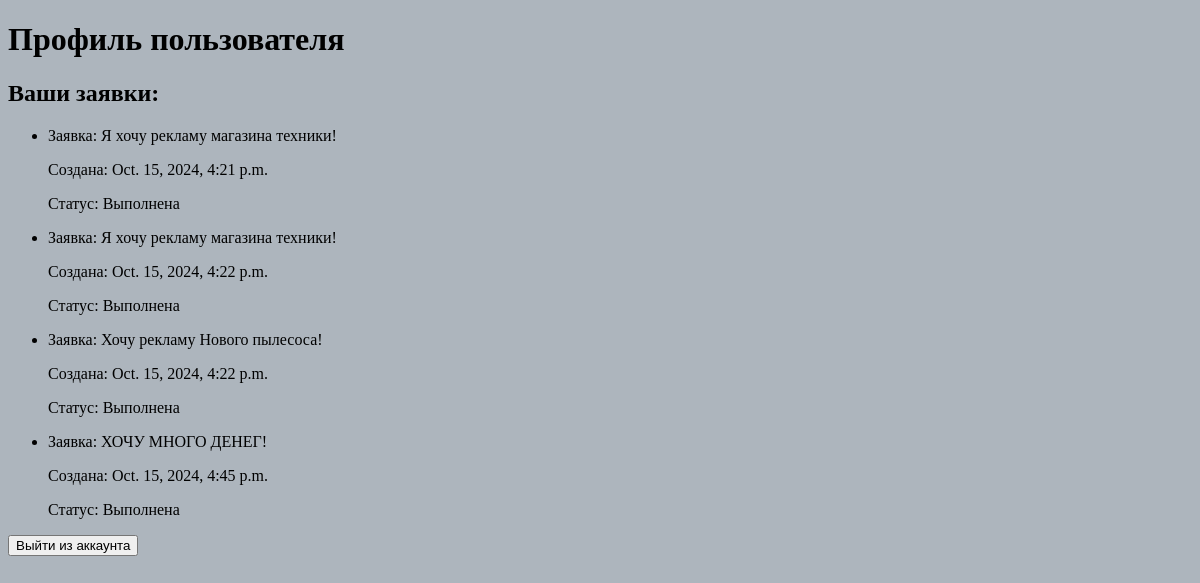
The app's page /profile/ (signed in) with its own data.
### main/models.py (models this page shows, shortened)
class AdvertisementRequest(models.Model):
    user = models.ForeignKey(User, on_delete=models.CASCADE)
    ad_content = models.TextField()  # Поле для хранения рекламного запроса от пользователя
    created_at = models.DateTimeField(auto_now_add=True)
    is_completed = models.BooleanField(default=False)

### main/views.py (the view)
# urls.py: path('profile/', views.profile_view, name='profile'),
def profile_view(request):
    ad_requests = AdvertisementRequest.objects.filter(user=request.user)
    messages.success(request, f'Добро пожаловать, {request.user.login}!')
    return render(request, 'profile.html', {'ad_requests': ad_requests})

### templates/profile.html (shortened to what this page needs)
{% extends 'base.html' %}
{% block body %}
<h1>Профиль пользователя {{ request.user.username }}</h1>
<h2>Ваши заявки:</h2>
<ul>
  {% for request in ad_requests %}
  <li>
    <p>Заявка: {{ request.ad_content }}</p>
    <p>Создана: {{ request.created_at }}</p>
    <p>Статус:
      {% if request.is_completed %}
        Выполнена
      {% else %}
        В ожидании
      {% endif %}
    </p>
  </li>
  {% empty %}
  <li>У вас нет заявок.</li>
  {% endfor %}
</ul>
<form method="POST" action="{% url 'logout' %}">
  <button type="submit">Выйти из аккаунта</button>
</form>
{% endblock %}

### templates/base.html (shortened to what this page needs)
<!DOCTYPE html>
<html lang="en">
<head>
    <link rel="stylesheet" href="https://cdnjs.cloudflare.com/ajax/libs/toastr.js/latest/toastr.min.css">
    {% load static %}
    <link rel="stylesheet" href="{% static 'css/message.css' %}">
</head>
<body>
    {% block body %}
    {% endblock %}
</body>
</html>

### static/css/message.css (style rules this page uses)
body { background-color: #adb5bd; }

### records on screen
AdvertisementRequest: ad_content "Я хочу рекламу магазина техники!", created_at "Oct. 15, 2024, 4:21 p.m.", is_completed "Выполнена"
AdvertisementRequest: ad_content "Я хочу рекламу магазина техники!", created_at "Oct. 15, 2024, 4:22 p.m.", is_completed "Выполнена"
AdvertisementRequest: ad_content "Хочу рекламу Нового пылесоса!", created_at "Oct. 15, 2024, 4:22 p.m.", is_completed "Выполнена"
AdvertisementRequest: ad_content "ХОЧУ МНОГО ДЕНЕГ!", created_at "Oct. 15, 2024, 4:45 p.m.", is_completed "Выполнена"
